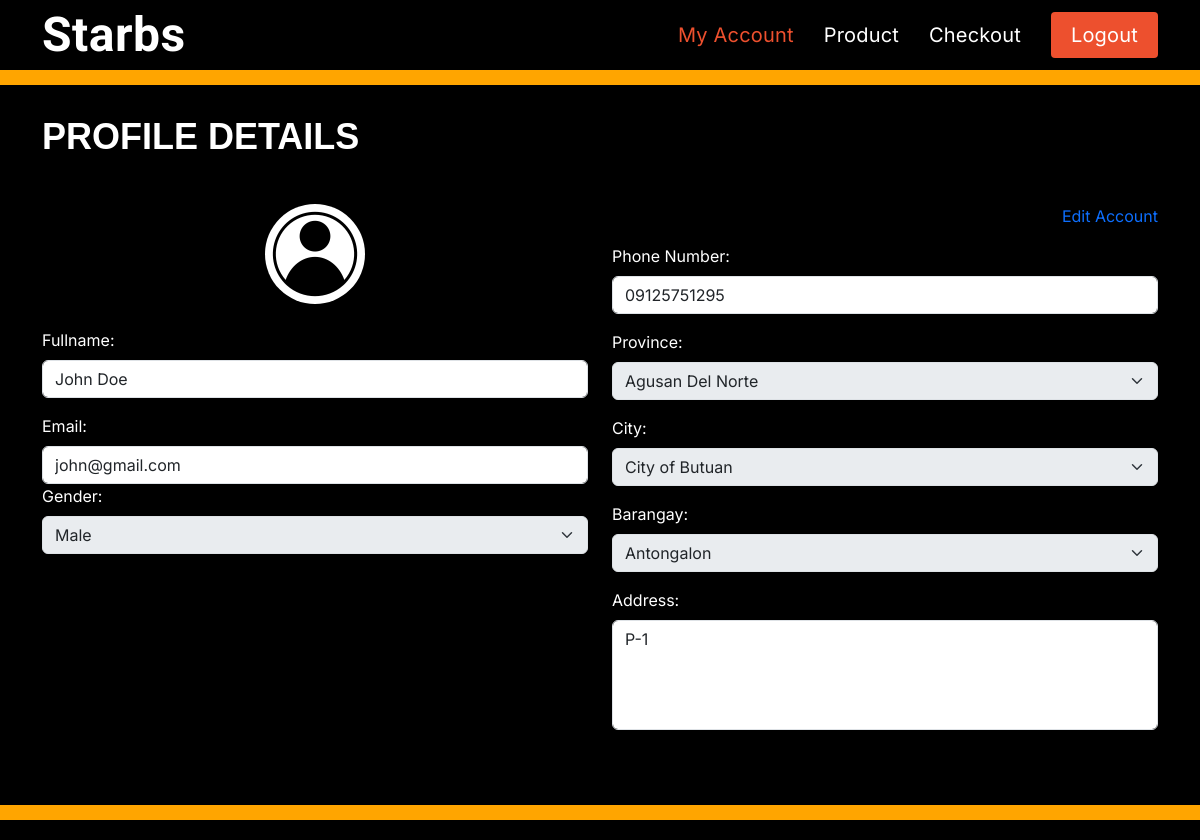
Page /myaccount (signed in) on the earlier database version.
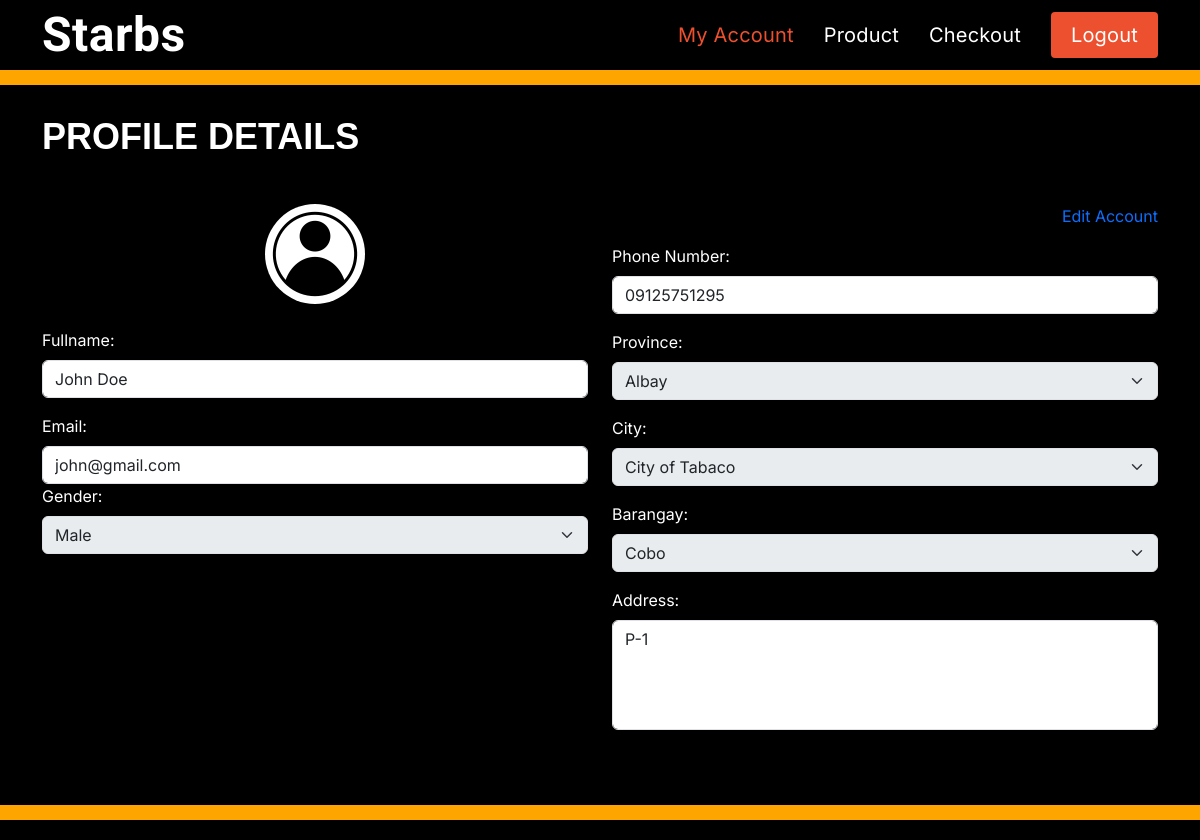
Same page on the later database version.
### server.py (models this page shows, shortened)
class User(db.Model):
    id = db.Column(db.Integer, primary_key=True)
    fullname = db.Column(db.String(60), nullable=False)
    email = db.Column(db.String(120), unique=True, nullable=False)
    password = db.Column(db.String(60), nullable=False)
    gender = db.Column(db.String(60), nullable=False)
    phoneNumber = db.Column(db.String(60), nullable=True)
    city = db.Column(db.String(60), nullable=True)
    streetOrHouseNumber = db.Column(db.String(60), nullable=True)
    province = db.Column(db.String(60), nullable=True)
    barangay = db.Column(db.String(60), nullable=True)
    create_at = db.Column(db.DateTime, nullable=False, default=datetime.utcnow)
    update_at = db.Column(db.DateTime, nullable=False, default=datetime.utcnow)
    is_admin = db.Column(db.Boolean, default=False)

### server.py (the view)
@app.route('/myaccount', methods=['GET'])
@login_required
def myaccount():
    user_id = session['id']
    data = User.query.filter_by(id=user_id).all()
    return render_template('myaccount.html',userDatas=data)

### server.py (called while the page is built)
def login_required(f):
    @wraps(f)
    def decorated_function(*args, **kwargs):
        if 'logged_in' not in session:
            return redirect('/login')
        return f(*args, **kwargs)
    return decorated_function

### templates/myaccount.html (shortened to what this page needs)
    {% extends "master.html" %}
    {% block body %}
    <section class="full-height-section" style="background-color: black">
      <div class="container" data-aos="fade-up">
        <div class="section-title">
          <p style="color:white">Profile Details</p>
        </div>
        <div class="row content">
         <div class="col-lg-6">
          <div class="col-lg-12 d-flex align-items-center justify-content-center">
            <img src="{{ url_for('static', filename='assets/img/5572513-200.png') }}" alt="Profile Image" class="rounded-circle" width="100" height="100" style="background-color: white">
          </div>
          <form action="#" id="myForm" >
            <div class="row mt-4">
              <div class="col-lg-12">
                <label for="fullname" class="form-label" style="color:white">Fullname:</label>
                <input type="text" id="fullname" class="form-control" value="{{ userDatas[0].fullname }}" readonly>
              </div>
              <div class="col-lg-12 mt-3">
                <label for="phone" class="form-label" style="color:white">Email:</label>
                <input type="email" id="email" class="form-control" value="{{ userDatas[0].email }}" readonly>
              </div>
              <div class="col-lg-12">
                <label for="gender" class="form-label" style="color:white">Gender:</label>
                <select id="gender" class="form-select" disabled>
                  <option value="Male" {% if userDatas[0].gender == 'Male' %} selected {% endif %}>Male</option>
              </select>
              </div>
            </div>
          </div>
          <div class="col-lg-6">
            <div style="text-align: right">
            <p id="toggleUnlock" class="text-primary" style="position: relative;">Edit Account</p>
</div>
    <div class="col-lg-12 mt-3">
                <label for="phone" class="form-label" style="color:white">Phone Number:</label>
                <input type="number" id="phone" class="form-control" value="{{ userDatas[0].phoneNumber }}" readonly>
              </div>
           <div class="col-lg-12 mt-3">
            <label for="province" class="form-label" style="color:white">Province:</label>
            <select id="province" class="form-select">
                {% if userDatas[0].province %}
                    <option value="{{ userDatas[0].province }}" selected>{{ userDatas[0].province }}</option>
                {% else %}
                    <option value="" selected>Please select Province</option>
                {% endif %}
            </select>
        </div>
        <div class="col-lg-12 mt-3">
            <label for="city" class="form-label" style="color:white">City:</label>
            <select id="city" class="form-select">
                {% if userDatas[0].city %}
                    <option value="{{ userDatas[0].city }}" selected>{{ userDatas[0].city }}</option>
                {% else %}
                    <option value="" selected>Please select City</option>
                {% endif %}
            </select>
        </div>
        <div class="col-lg-12 mt-3">
            <label for="barangay" class="form-label" style="color:white">Barangay:</label>
            <select id="barangay" class="form-select">
                {% if userDatas[0].barangay %}
                    <option value="{{ userDatas[0].barangay }}" selected>{{ userDatas[0].barangay }}</option>
                {% else %}
                    <option value="" selected>Please select Barangay</option>
                {% endif %}
            </select>
        </div>
            <div class="mt-3">
              <label for="address" class="form-label" style="color:white">Address:</label>
              <textarea style="resize: none;" id="address" class="form-control" rows="4" readonly>{% if userDatas[0].streetOrHouseNumber %}{{ userDatas[0].streetOrHouseNumber }}{% endif %}</textarea>
            </div>
          </div>
      </div>
    </div>
  </section>
    {% endblock %}

Differences in the rows shown:
changed User "John Doe": province "Agusan Del Norte" → "Albay"; city "City of Butuan" → "City of Tabaco"; barangay "Antongalon" → "Cobo"
